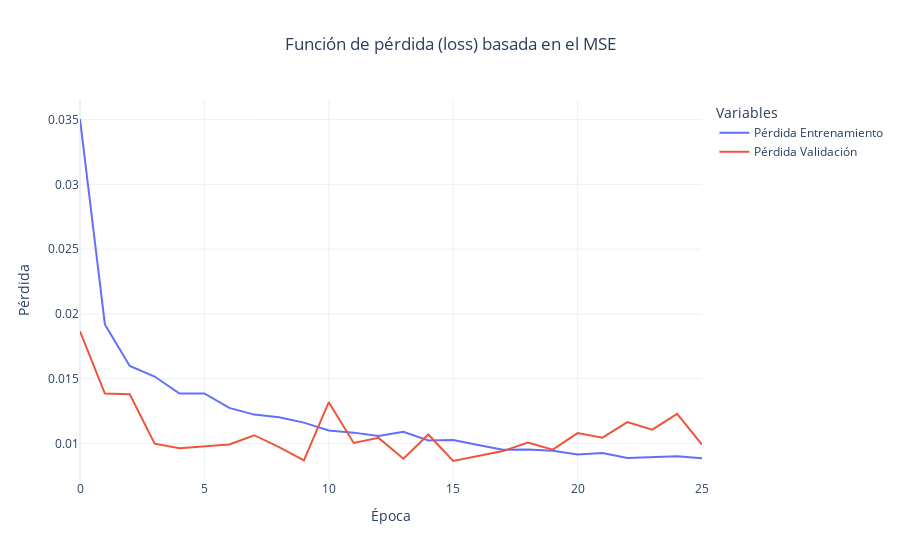

Notebook cell for this chart:
### Code cell
# Cargar los datos y procesarlos
df_demanda = carga_dataframes(pw["host"], pw["user"], pw["password"], pw["database"])[1]
df = procesar_datos(df_demanda)
df = df.drop(columns="fecha")
TARGET = df["valor_(GWh)"]

# Configuración inicial
ventana = 7
n_features = len([col for col in df.columns if col != TARGET.name])
X, y = crea_secuencias(df, TARGET.name, ventana)

print("Forma de X:", X.shape)
print("Forma de y:", y.shape)

# División en entrenamiento y test
X_train, X_test, y_train, y_test = train_test_split(X, y, test_size=0.2, shuffle=False)  # No barajar los datos
redimensiona(X_train, X_test, ventana, n_features)

# Construir y entrenar el modelo
model, history = crea_gru(X.shape[2], ventana, X_train, X_test, y_train, y_test)
grafica_loss_mae(history)

# Predicciones 1-step
pred_1step, real_1step = predice_1step(model, X_test, y_test, scaler, ventana, num_dias=ventana)

# Predicciones multi-step
pred_multistep = predice_multistep(model, X_test, scaler, ventana, num_dias_multi=ventana)

### Figure 1 — Plotly figure (JSON) as saved in the notebook; plotly's stock layout.template omitted (floating-point values rounded to 4 significant figures)
{"data": [{"hovertemplate": "variable=loss<br>Época=%{x}<br>Pérdida=%{y}<extra></extra>", "legendgroup": "loss", "line": {"color": "#636efa", "dash": "solid"}, "marker": {"symbol": "circle"}, "mode": "lines", "name": "Pérdida Entrenamiento", "orientation": "v", "showlegend": true, "type": "scatter", "x": [0, 1, 2, 3, 4, 5, 6, 7, 8, 9, 10, 11, 12, 13, 14, 15, 16, 17, 18, 19, 20, 21, 22, 23, 24, 25], "xaxis": "x", "y": [0.03505, 0.01918, 0.01597, 0.01516, 0.01385, 0.01385, 0.01274, 0.01222, 0.01201, 0.0116, 0.01099, 0.01083, 0.01057, 0.01089, 0.01023, 0.01026, 0.009874, 0.009512, 0.009529, 0.009435, 0.009147, 0.009247, 0.008868, 0.008946, 0.008995, 0.008857], "yaxis": "y"}, {"hovertemplate": "variable=val_loss<br>Época=%{x}<br>Pérdida=%{y}<extra></extra>", "legendgroup": "val_loss", "line": {"color": "#EF553B", "dash": "solid"}, "marker": {"symbol": "circle"}, "mode": "lines", "name": "Pérdida Validación", "orientation": "v", "showlegend": true, "type": "scatter", "x": [0, 1, 2, 3, 4, 5, 6, 7, 8, 9, 10, 11, 12, 13, 14, 15, 16, 17, 18, 19, 20, 21, 22, 23, 24, 25], "xaxis": "x", "y": [0.01865, 0.01384, 0.01379, 0.009976, 0.009628, 0.009754, 0.009919, 0.01063, 0.00971, 0.00868, 0.01318, 0.01003, 0.01042, 0.008813, 0.01068, 0.008637, 0.008999, 0.009402, 0.01006, 0.009516, 0.01079, 0.01044, 0.01164, 0.01106, 0.01228, 0.009897], "yaxis": "y"}], "layout": {"legend": {"title": {"text": "Variables"}, "tracegroupgap": 0}, "title": {"text": "Función de pérdida (loss) basada en el MSE", "x": 0.5}, "xaxis": {"anchor": "y", "domain": [0, 1], "title": {"text": "Época"}}, "yaxis": {"anchor": "x", "domain": [0, 1], "title": {"text": "Pérdida"}}}}
